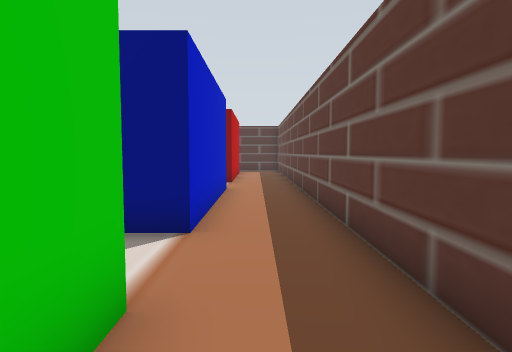
[1] (above)

23 first-person views from a walk through a Gazebo world. The camera is 0.61 m above the floor, tilts 4° down and sees 75° across. The floor is counted in squares, 0.5 m on a side. Each view is taken from the middle of a square. On the plan, view 1 faces up. The plan holds only what a view shows up to about 14 squares ahead; the rest is blank.

[2]
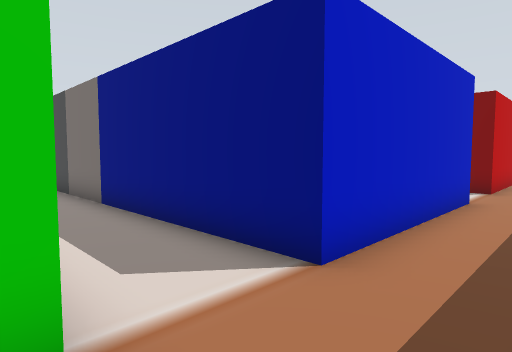

[3]
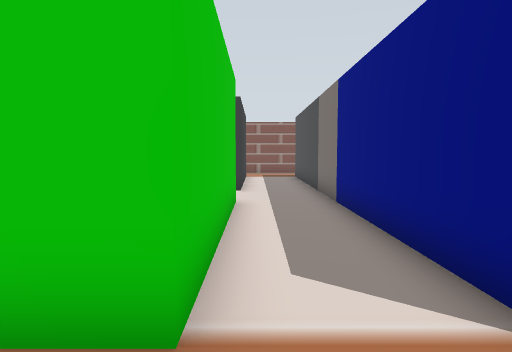

[4]
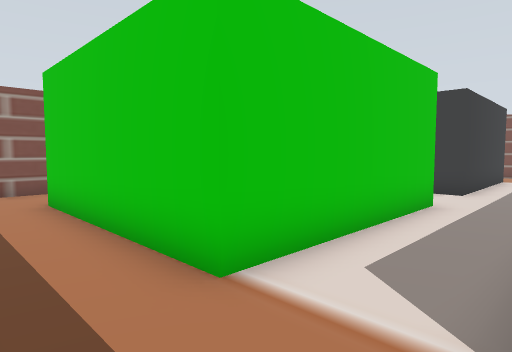

[5]
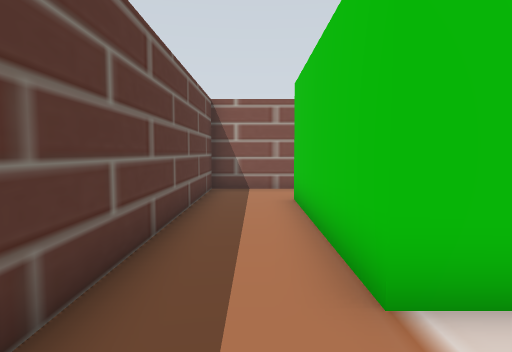

[6]
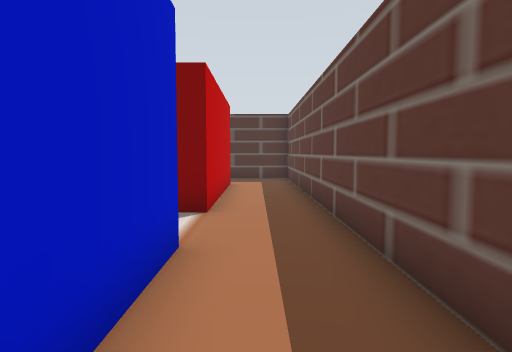

[7]
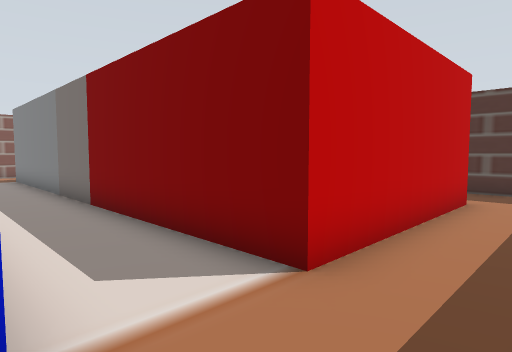

[8]
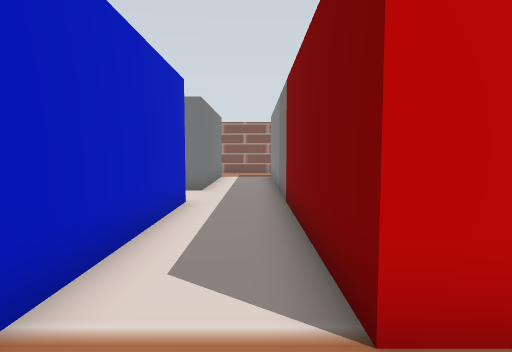

[9]
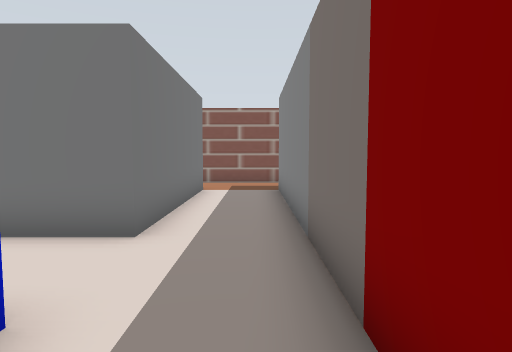

[10]
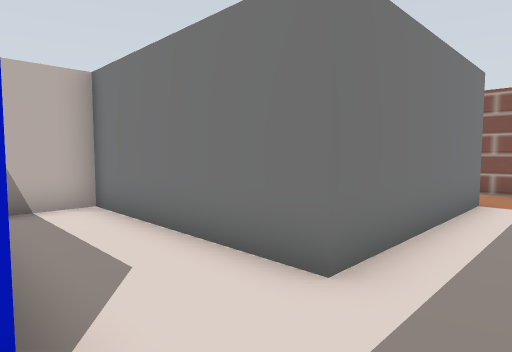

[11]
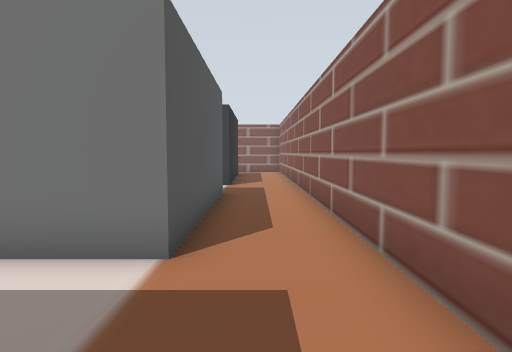

[12]
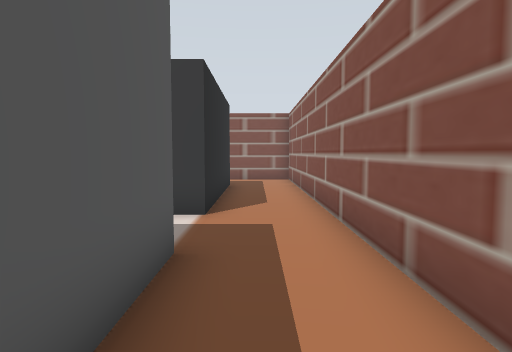

[13]
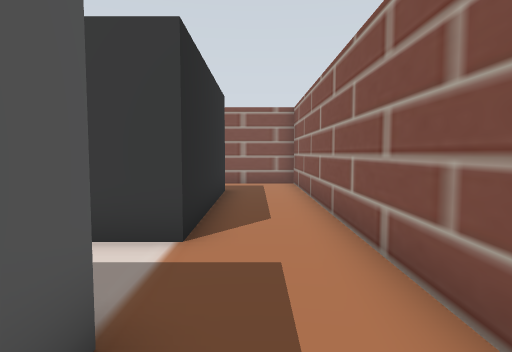

[14]
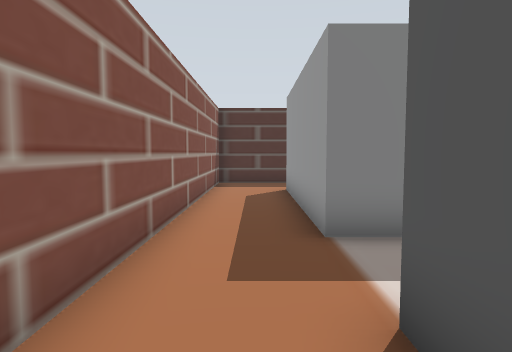

[15]
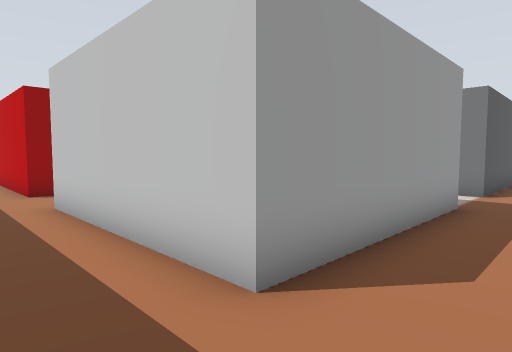

[16]
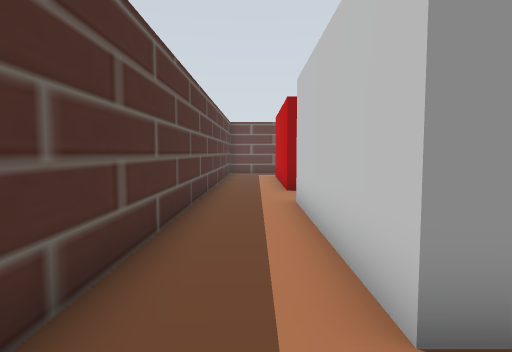

[17]
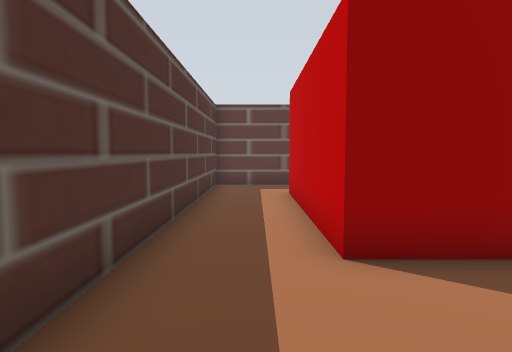

[18]
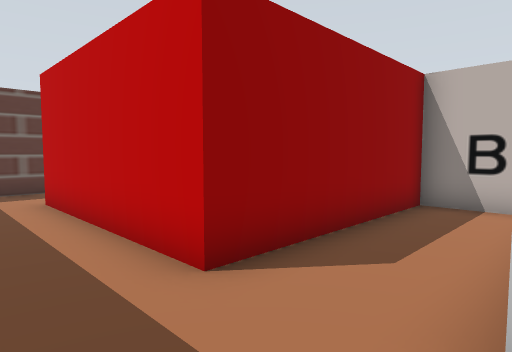

[19]
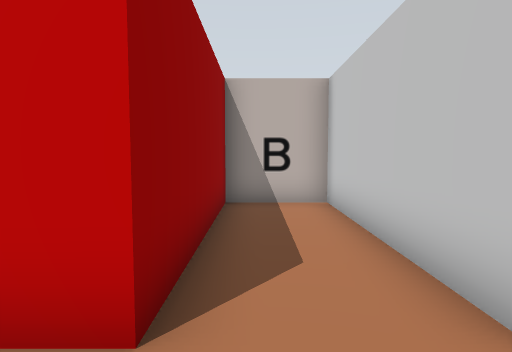

[20]
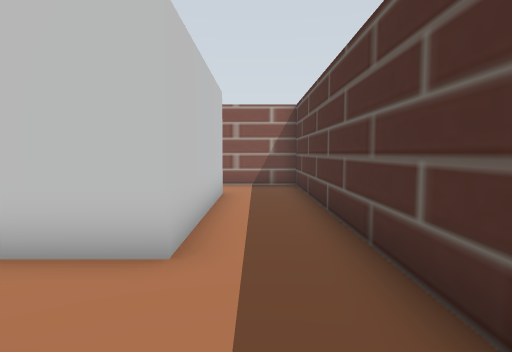

[21]
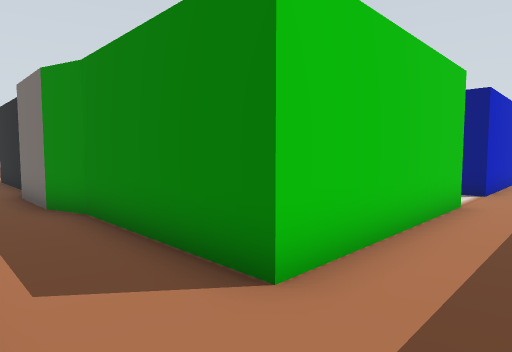

[22]
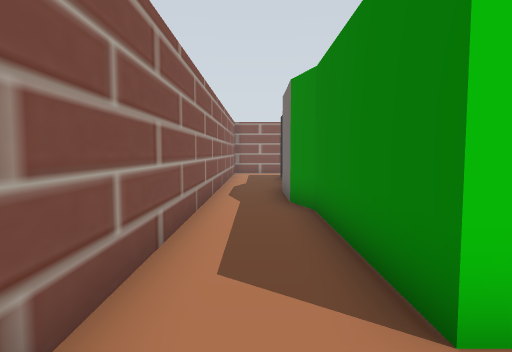

[23]
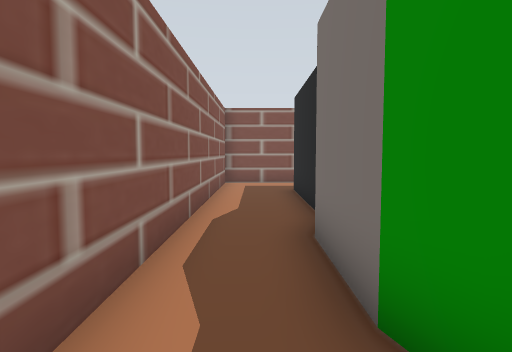

### Floor plan
Points are (right, up) in squares from view 1. A wall is a line through its corners. A room is listed if a view was taken in it or the views show most of it. See-through windows are left out.
Room 1 (views 1, 2, 3, 4, 5, 6, 7, 8, 9, 10, 11, 12, 13, 14, 15, 16, 17, 18, 19, 20, 21, 22, 23)
walls: (-7.4, 11.3) (-1, 11.3) (-1, 5) (-13, 5); (-7.4, 2.5) (-1, 2.5) (-1, -3.7) (-6, -3.7) (-7.2, -4.1) (-9.8, -4.1); (-9.8, 13.8) (-7.3, 13.8) (-7.3, 20) (-1, 20) (-1, 13.8) (-16, 13.8) (-16, 20) (-9.8, 20) (-9.8, 13.8); (-16, 5) (-16, 11.3) (-9.8, 11.3) (-9.8, 5.1) (-8.1, 5.1); (-11.9, -3.7) (-16, -3.7) (-16, 2.5) (-9.8, 2.5) (-9.8, 1.8); (-18.5, -6.2) (1.5, -6.2) (1.5, 22.5) (-18.5, 22.5) (-18.5, -6.2)

Positions as (right, up) in squares from view 1, and headings:
1: (0, 0), facing up
2: (1, 2), facing up-left
3: (1, 3), facing left
4: (1, 5), facing down-left
5: (0, 5), facing down
6: (0, 7), facing up
7: (1, 11), facing up-left
8: (1, 13), facing left
9: (-5, 13), facing left
10: (-7, 13), facing down-left
11: (-17, 15), facing down
12: (-17, 9), facing down
13: (-17, 7), facing down
14: (-17, 9), facing up
15: (-18, 22), facing down-right
16: (-18, 21), facing right
17: (-11, 21), facing right
18: (-10, 22), facing down-right
19: (-8, 22), facing down
20: (-6, 21), facing left
21: (1, -6), facing up-left
22: (1, -5), facing left
23: (-5, -5), facing left
